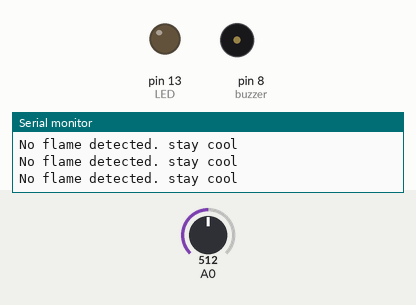
This sketch was run on a simulated Arduino Uno, built with avr-gcc and run on an emulated ATmega328P. Shown: output pins drawn as LEDs (lit = HIGH), buzzer (waves = sounding, pin HIGH), the last lines printed to the serial monitor. The inputs (shaded band) are chosen by the test bench; at power-on: A0 = 512.

Above: at 1.2 s.
1.3 s: A0 set to 217
2.8 s: A0 set to 181
At 3.7 s:
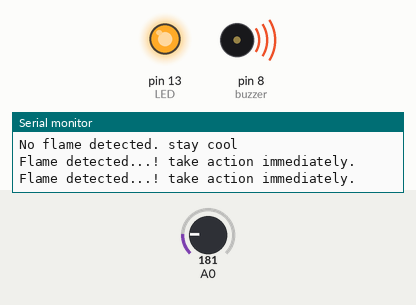
4.5 s: A0 set to 210
At 4.8 s:
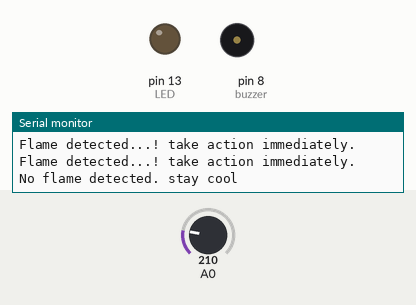
6.0 s: A0 set to 190
At 7.3 s:
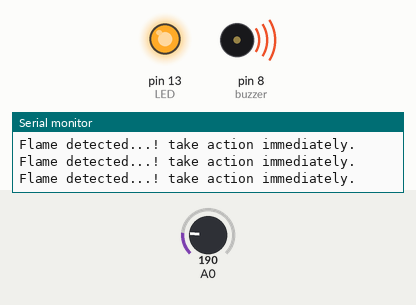
Timing chart, 0 to 8.5 s (numbered marks = the images above; inputs shaded):
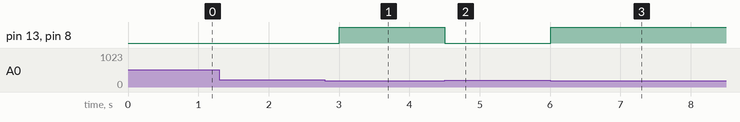

The sketch:

Flame_sensor.ino
```cpp
int buzzer = 8;
int LED = 13;
int flame_sensor = 4;
int flame_detected;

void setup()
{
  Serial.begin(9600);
  pinMode(buzzer, OUTPUT);
  pinMode(LED, OUTPUT);
  pinMode(flame_sensor, INPUT);
  pinMode(A0, INPUT);
}

void loop()
{
//  Serial.println(analogRead(A0));
  if(analogRead(A0)<200){
    Serial.println("Flame detected...! take action immediately.");
    digitalWrite(buzzer, HIGH);
    digitalWrite(LED, HIGH);
    delay(200);
    }else
  {
    Serial.println("No flame detected. stay cool");
    digitalWrite(buzzer, LOW);
    digitalWrite(LED, LOW);
  }
  /*flame_detected = digitalRead(flame_sensor);
  if (flame_detected == 1)
  {
    Serial.println("Flame detected...! take action immediately.");
    digitalWrite(buzzer, HIGH);
    digitalWrite(LED, LOW);
    delay(200);
//    digitalWrite(LED, LOW);
//    delay(200);
  }
  else
  {
    Serial.println("No flame detected. stay cool");
    digitalWrite(buzzer, LOW);
    digitalWrite(LED, LOW);
  }*/
  delay(300);
}
```

Measured:
- the behaviour switches between 200 and 199 on A0 (found by bisection; images 0 and 1)
- after the input at 2.8 s, pin 13 (LED), pin 8 (buzzer): LOW → HIGH after 0.20 s
- after the input at 4.5 s, pin 13 (LED), pin 8 (buzzer): HIGH → LOW at once
- after the input at 6.0 s, pin 13 (LED), pin 8 (buzzer): LOW → HIGH at once
